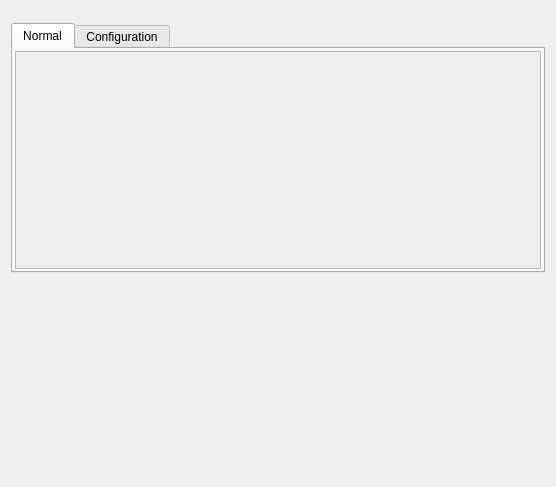
<?xml version="1.0" encoding="UTF-8"?>
<ui version="4.0">
 <class>Form</class>
 <widget class="QWidget" name="Form">
  <property name="geometry">
   <rect>
    <x>0</x>
    <y>0</y>
    <width>556</width>
    <height>487</height>
   </rect>
  </property>
  <property name="sizePolicy">
   <sizepolicy hsizetype="Preferred" vsizetype="Preferred">
    <horstretch>0</horstretch>
    <verstretch>0</verstretch>
   </sizepolicy>
  </property>
  <property name="windowTitle">
   <string>Form</string>
  </property>
  <layout class="QVBoxLayout" name="verticalLayout_3">
   <item>
    <widget class="TyphosDisplayTitle" name="TyphosDisplayTitle">
     <property name="toolTip">
      <string/>
     </property>
    </widget>
   </item>
   <item>
    <widget class="TyphosPositionerWidget" name="TyphosPositionerWidget">
     <property name="sizePolicy">
      <sizepolicy hsizetype="Preferred" vsizetype="Preferred">
       <horstretch>0</horstretch>
       <verstretch>0</verstretch>
      </sizepolicy>
     </property>
     <property name="maximumSize">
      <size>
       <width>16777215</width>
       <height>150</height>
      </size>
     </property>
     <property name="toolTip">
      <string/>
     </property>
     <property name="readback_attribute" stdset="0">
      <string>state</string>
     </property>
     <property name="setpoint_attribute" stdset="0">
      <string>state</string>
     </property>
     <property name="low_limit_switch_attribute" stdset="0">
      <string/>
     </property>
     <property name="high_limit_switch_attribute" stdset="0">
      <string/>
     </property>
     <property name="low_limit_travel_attribute" stdset="0">
      <string/>
     </property>
     <property name="high_limit_travel_attribute" stdset="0">
      <string/>
     </property>
     <property name="velocity_attribute" stdset="0">
      <string/>
     </property>
     <property name="acceleration_attribute" stdset="0">
      <string/>
     </property>
     <property name="moving_attribute" stdset="0">
      <string>busy</string>
     </property>
    </widget>
   </item>
   <item>
    <widget class="QTabWidget" name="signal_tab">
     <property name="sizePolicy">
      <sizepolicy hsizetype="Expanding" vsizetype="Maximum">
       <horstretch>0</horstretch>
       <verstretch>0</verstretch>
      </sizepolicy>
     </property>
     <property name="minimumSize">
      <size>
       <width>0</width>
       <height>250</height>
      </size>
     </property>
     <property name="maximumSize">
      <size>
       <width>16777215</width>
       <height>500</height>
      </size>
     </property>
     <property name="autoFillBackground">
      <bool>false</bool>
     </property>
     <property name="tabPosition">
      <enum>QTabWidget::North</enum>
     </property>
     <property name="tabShape">
      <enum>QTabWidget::Rounded</enum>
     </property>
     <property name="currentIndex">
      <number>0</number>
     </property>
     <property name="elideMode">
      <enum>Qt::ElideNone</enum>
     </property>
     <property name="usesScrollButtons">
      <bool>false</bool>
     </property>
     <property name="documentMode">
      <bool>false</bool>
     </property>
     <property name="tabBarAutoHide">
      <bool>false</bool>
     </property>
     <widget class="QWidget" name="normal_tab">
      <attribute name="title">
       <string>Normal</string>
      </attribute>
      <layout class="QHBoxLayout" name="misc_tab_layout">
       <property name="leftMargin">
        <number>2</number>
       </property>
       <property name="topMargin">
        <number>2</number>
       </property>
       <property name="rightMargin">
        <number>2</number>
       </property>
       <property name="bottomMargin">
        <number>2</number>
       </property>
       <item>
        <widget class="QScrollArea" name="normal_scroll">
         <property name="horizontalScrollBarPolicy">
          <enum>Qt::ScrollBarAlwaysOff</enum>
         </property>
         <property name="sizeAdjustPolicy">
          <enum>QAbstractScrollArea::AdjustToContentsOnFirstShow</enum>
         </property>
         <property name="widgetResizable">
          <bool>true</bool>
         </property>
         <widget class="QWidget" name="normal_widget">
          <property name="geometry">
           <rect>
            <x>0</x>
            <y>0</y>
            <width>528</width>
            <height>215</height>
           </rect>
          </property>
          <layout class="QVBoxLayout" name="verticalLayout">
           <property name="leftMargin">
            <number>2</number>
           </property>
           <property name="topMargin">
            <number>2</number>
           </property>
           <property name="rightMargin">
            <number>2</number>
           </property>
           <property name="bottomMargin">
            <number>2</number>
           </property>
           <item>
            <widget class="TyphosSignalPanel" name="normal_panel">
             <property name="toolTip">
              <string/>
             </property>
             <property name="whatsThis">
              <string>
    Panel of Signals for Device
    </string>
             </property>
             <property name="showHints" stdset="0">
              <bool>false</bool>
             </property>
             <property name="showNormal" stdset="0">
              <bool>true</bool>
             </property>
             <property name="showConfig" stdset="0">
              <bool>false</bool>
             </property>
             <property name="showOmitted" stdset="0">
              <bool>false</bool>
             </property>
            </widget>
           </item>
           <item>
            <spacer name="normal_spacer">
             <property name="orientation">
              <enum>Qt::Vertical</enum>
             </property>
             <property name="sizeHint" stdset="0">
              <size>
               <width>20</width>
               <height>40</height>
              </size>
             </property>
            </spacer>
           </item>
          </layout>
         </widget>
        </widget>
       </item>
      </layout>
     </widget>
     <widget class="QWidget" name="config_tab">
      <attribute name="title">
       <string>Configuration</string>
      </attribute>
      <layout class="QHBoxLayout" name="config_tab_layout">
       <property name="leftMargin">
        <number>2</number>
       </property>
       <property name="topMargin">
        <number>2</number>
       </property>
       <property name="rightMargin">
        <number>2</number>
       </property>
       <property name="bottomMargin">
        <number>2</number>
       </property>
       <item>
        <widget class="QScrollArea" name="config_scroll">
         <property name="font">
          <font>
           <underline>false</underline>
          </font>
         </property>
         <property name="horizontalScrollBarPolicy">
          <enum>Qt::ScrollBarAlwaysOff</enum>
         </property>
         <property name="sizeAdjustPolicy">
          <enum>QAbstractScrollArea::AdjustToContentsOnFirstShow</enum>
         </property>
         <property name="widgetResizable">
          <bool>true</bool>
         </property>
         <widget class="QWidget" name="config_widget">
          <property name="geometry">
           <rect>
            <x>0</x>
            <y>0</y>
            <width>528</width>
            <height>215</height>
           </rect>
          </property>
          <layout class="QVBoxLayout" name="verticalLayout_2">
           <property name="leftMargin">
            <number>2</number>
           </property>
           <property name="topMargin">
            <number>2</number>
           </property>
           <property name="rightMargin">
            <number>2</number>
           </property>
           <property name="bottomMargin">
            <number>2</number>
           </property>
           <item>
            <widget class="TyphosSignalPanel" name="config_panel">
             <property name="sizePolicy">
              <sizepolicy hsizetype="Preferred" vsizetype="Maximum">
               <horstretch>0</horstretch>
               <verstretch>0</verstretch>
              </sizepolicy>
             </property>
             <property name="toolTip">
              <string/>
             </property>
             <property name="whatsThis">
              <string>
    Panel of Signals for Device
    </string>
             </property>
             <property name="showHints" stdset="0">
              <bool>false</bool>
             </property>
             <property name="showNormal" stdset="0">
              <bool>false</bool>
             </property>
             <property name="showOmitted" stdset="0">
              <bool>false</bool>
             </property>
            </widget>
           </item>
           <item>
            <spacer name="config_spacer">
             <property name="orientation">
              <enum>Qt::Vertical</enum>
             </property>
             <property name="sizeHint" stdset="0">
              <size>
               <width>20</width>
               <height>40</height>
              </size>
             </property>
            </spacer>
           </item>
          </layout>
         </widget>
        </widget>
       </item>
      </layout>
     </widget>
    </widget>
   </item>
   <item>
    <spacer name="verticalSpacer">
     <property name="orientation">
      <enum>Qt::Vertical</enum>
     </property>
     <property name="sizeHint" stdset="0">
      <size>
       <width>20</width>
       <height>40</height>
      </size>
     </property>
    </spacer>
   </item>
  </layout>
 </widget>
 <customwidgets>
  <customwidget>
   <class>TyphosSignalPanel</class>
   <extends>QWidget</extends>
   <header>typhos.panel</header>
  </customwidget>
  <customwidget>
   <class>TyphosPositionerWidget</class>
   <extends>QWidget</extends>
   <header>typhos.positioner</header>
  </customwidget>
  <customwidget>
   <class>TyphosDisplayTitle</class>
   <extends>QFrame</extends>
   <header>typhos.display</header>
  </customwidget>
 </customwidgets>
 <resources/>
 <connections/>
</ui>
